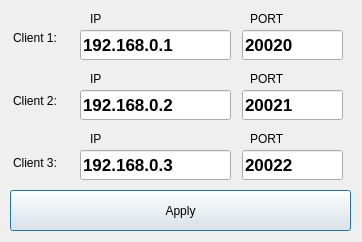
<?xml version="1.0" encoding="UTF-8"?>
<ui version="4.0">
 <class>netsettingdialog</class>
 <widget class="QDialog" name="netsettingdialog">
  <property name="geometry">
   <rect>
    <x>0</x>
    <y>0</y>
    <width>362</width>
    <height>242</height>
   </rect>
  </property>
  <property name="minimumSize">
   <size>
    <width>362</width>
    <height>242</height>
   </size>
  </property>
  <property name="maximumSize">
   <size>
    <width>362</width>
    <height>242</height>
   </size>
  </property>
  <property name="windowTitle">
   <string>Dialog</string>
  </property>
  <property name="layoutDirection">
   <enum>Qt::LeftToRight</enum>
  </property>
  <widget class="QLineEdit" name="tbPORTC1">
   <property name="geometry">
    <rect>
     <x>242</x>
     <y>30</y>
     <width>101</width>
     <height>30</height>
    </rect>
   </property>
   <property name="font">
    <font>
     <pointsize>13</pointsize>
     <weight>75</weight>
     <bold>true</bold>
    </font>
   </property>
   <property name="text">
    <string>20020</string>
   </property>
  </widget>
  <widget class="QLineEdit" name="tbIPC1">
   <property name="geometry">
    <rect>
     <x>80</x>
     <y>30</y>
     <width>151</width>
     <height>30</height>
    </rect>
   </property>
   <property name="font">
    <font>
     <pointsize>13</pointsize>
     <weight>75</weight>
     <bold>true</bold>
    </font>
   </property>
   <property name="text">
    <string>192.168.0.1</string>
   </property>
  </widget>
  <widget class="QLabel" name="label_4">
   <property name="geometry">
    <rect>
     <x>90</x>
     <y>10</y>
     <width>67</width>
     <height>17</height>
    </rect>
   </property>
   <property name="text">
    <string>IP</string>
   </property>
  </widget>
  <widget class="QLabel" name="label_5">
   <property name="geometry">
    <rect>
     <x>250</x>
     <y>10</y>
     <width>67</width>
     <height>17</height>
    </rect>
   </property>
   <property name="text">
    <string>PORT</string>
   </property>
  </widget>
  <widget class="QLineEdit" name="tbIPC2">
   <property name="geometry">
    <rect>
     <x>80</x>
     <y>90</y>
     <width>151</width>
     <height>30</height>
    </rect>
   </property>
   <property name="font">
    <font>
     <pointsize>13</pointsize>
     <weight>75</weight>
     <bold>true</bold>
    </font>
   </property>
   <property name="text">
    <string>192.168.0.2</string>
   </property>
  </widget>
  <widget class="QLabel" name="label_6">
   <property name="geometry">
    <rect>
     <x>250</x>
     <y>70</y>
     <width>67</width>
     <height>17</height>
    </rect>
   </property>
   <property name="text">
    <string>PORT</string>
   </property>
  </widget>
  <widget class="QLineEdit" name="tbPORTC2">
   <property name="geometry">
    <rect>
     <x>242</x>
     <y>90</y>
     <width>101</width>
     <height>30</height>
    </rect>
   </property>
   <property name="font">
    <font>
     <pointsize>13</pointsize>
     <weight>75</weight>
     <bold>true</bold>
    </font>
   </property>
   <property name="text">
    <string>20021</string>
   </property>
  </widget>
  <widget class="QLabel" name="label_7">
   <property name="geometry">
    <rect>
     <x>90</x>
     <y>70</y>
     <width>67</width>
     <height>17</height>
    </rect>
   </property>
   <property name="text">
    <string>IP</string>
   </property>
  </widget>
  <widget class="QLineEdit" name="tbIPC3">
   <property name="geometry">
    <rect>
     <x>80</x>
     <y>150</y>
     <width>151</width>
     <height>30</height>
    </rect>
   </property>
   <property name="font">
    <font>
     <pointsize>13</pointsize>
     <weight>75</weight>
     <bold>true</bold>
    </font>
   </property>
   <property name="text">
    <string>192.168.0.3</string>
   </property>
  </widget>
  <widget class="QLabel" name="label_8">
   <property name="geometry">
    <rect>
     <x>250</x>
     <y>130</y>
     <width>67</width>
     <height>17</height>
    </rect>
   </property>
   <property name="text">
    <string>PORT</string>
   </property>
  </widget>
  <widget class="QLineEdit" name="tbPORTC3">
   <property name="geometry">
    <rect>
     <x>242</x>
     <y>150</y>
     <width>101</width>
     <height>30</height>
    </rect>
   </property>
   <property name="font">
    <font>
     <pointsize>13</pointsize>
     <weight>75</weight>
     <bold>true</bold>
    </font>
   </property>
   <property name="text">
    <string>20022</string>
   </property>
  </widget>
  <widget class="QLabel" name="label_9">
   <property name="geometry">
    <rect>
     <x>90</x>
     <y>130</y>
     <width>67</width>
     <height>17</height>
    </rect>
   </property>
   <property name="text">
    <string>IP</string>
   </property>
  </widget>
  <widget class="QPushButton" name="btnApply">
   <property name="geometry">
    <rect>
     <x>10</x>
     <y>190</y>
     <width>341</width>
     <height>41</height>
    </rect>
   </property>
   <property name="text">
    <string>Apply</string>
   </property>
  </widget>
  <widget class="QWidget" name="layoutWidget">
   <property name="geometry">
    <rect>
     <x>13</x>
     <y>10</y>
     <width>61</width>
     <height>181</height>
    </rect>
   </property>
   <layout class="QVBoxLayout" name="verticalLayout">
    <item>
     <widget class="QLabel" name="label_3">
      <property name="text">
       <string>Client 1:</string>
      </property>
     </widget>
    </item>
    <item>
     <widget class="QLabel" name="label_2">
      <property name="text">
       <string>Client 2:</string>
      </property>
     </widget>
    </item>
    <item>
     <widget class="QLabel" name="label">
      <property name="text">
       <string>Client 3:</string>
      </property>
     </widget>
    </item>
   </layout>
  </widget>
  <widget class="QLabel" name="label_10">
   <property name="geometry">
    <rect>
     <x>370</x>
     <y>160</y>
     <width>67</width>
     <height>17</height>
    </rect>
   </property>
   <property name="text">
    <string>PORT</string>
   </property>
  </widget>
 </widget>
 <resources/>
 <connections/>
</ui>
